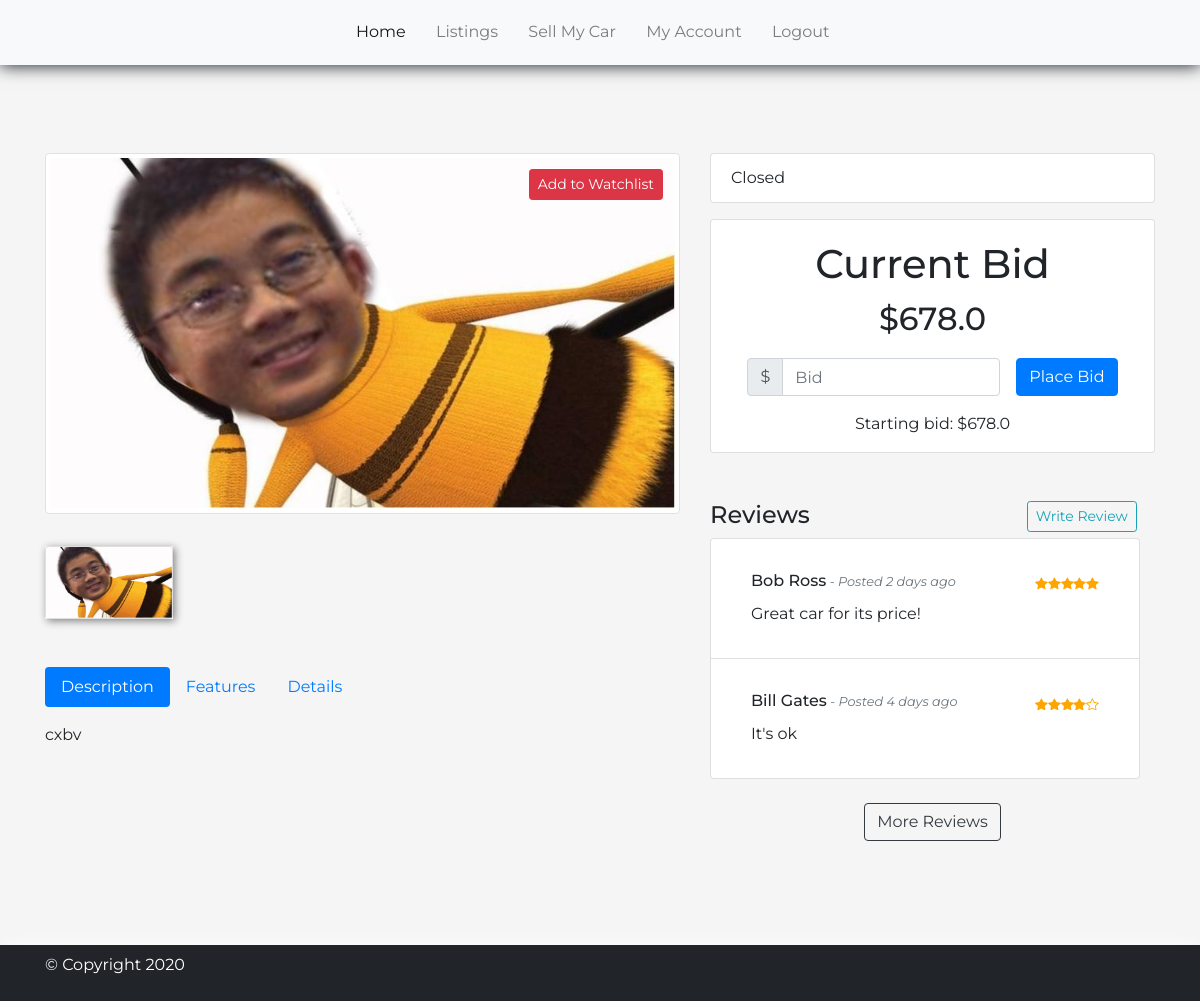
Screenshot of /car/3 (signed in) with the database file from the repository.
### auction/models.py (models this page shows)
class Auction(db.Model):
    id = db.Column(db.Integer, primary_key=True)
    title = db.Column(db.String(200), nullable=False)
    description = db.Column(db.String(1000), nullable=False)
    startBid = db.Column(db.Float, nullable=False)
    bid = db.Column(db.Float, nullable=False)
    status = db.Column(db.String(100), nullable=False)
    brand = db.Column(db.String(100), nullable=False)
    model = db.Column(db.String(100), nullable=False)
    transmision = db.Column(db.String(100), nullable=False)
    colour = db.Column(db.String(100), nullable=False)
    body = db.Column(db.String(100), nullable=False)
    year = db.Column(db.String(100), nullable=False)
    rego = db.Column(db.String(100), nullable=False)
    mileage = db.Column(db.String(100), nullable=False)
    location = db.Column(db.String(100), nullable=False)
    auction_end = db.Column(db.DateTime, nullable=False)
    bidsMade = db.Column(db.Integer,nullable=True,default=0)
    image = db.Column(db.String(200), nullable=False)
    user_id = db.Column(db.Integer, db.ForeignKey('user.id'), nullable=False)

### auction/listings/routes.py (the view, shortened to what this page needs)
@listings.route('/car/<int:id>',methods=['POST','GET'])
@login_required
def vehicle(id):
    vehicle = Auction.query.get(id)
    timedelta = str(vehicle.auction_end - datetime.now()).split(":")
    days = timedelta[0]
    hours = timedelta[1]
    return render_template('vehicle.html',vehicle=vehicle,days=days,hours=hours)

### auction/models.py (called while the page is built)
@login_manager.user_loader
def load_user(user_id):
    return User.query.get(int(user_id))

### auction/templates/vehicle.html (shortened to what this page needs)
{% include "base.html" %}
<div class="pageTitle">
</div>
<div class="listingPage">
    <div class="container">
            <div class="row">
                <div class="col-md-7">
                    <div class="car-thumbnail">
                        <figure class="figure">
                            <img src="..{{vehicle.image}}" class="img-thumbnail" id="listingImage">
                        </figure>
                        <div class="addWatch">
                            <a class="btn btn-sm btn-danger" href="{{url_for('listings.add_watchlist',id=vehicle.id)}}">Add to Watchlist</a>
                        </div>
                    </div>
                    <div class="tabGallery">
                        <div class="card-deck">
                            <div class="card">
                                <img class="card-img-top" src="..{{vehicle.image}}">
                            </div>
                        </div>
                    </div>
                    <div class="detailsNav my-5">
                        <ul class="nav nav-pills mb-3" id="pills-tab" role="tablist">
                            <li class="nav-item">
                                <a class="nav-link active" id="pills-desc-tab" data-toggle="pill" href="#pills-desc" aria-selected="true">Description</a>
                            </li>
                            <li class="nav-item">
                                <a class="nav-link" id="pills-feature-tab" data-toggle="pill" href="#pills-feature" aria-selected="false">Features</a>
                            </li>
                            <li class="nav-item">
                                <a class="nav-link" id="pills-details-tab" data-toggle="pill" href="#pills-details" aria-selected="false">Details</a>
                            </li>
                        </ul>
                        <div class="tab-content" id="pills-tabContent">
                            <div class="tab-pane fade show active" id="pills-desc" role="tabpanel" aria-labelledby="pills-desc-tab">
                                {{ vehicle.description }}
                            </div>
                        </div>
                    </div>
                </div>
                <div class="col-md-5">
                    <div class="userCard mb-3">
                        <ul class="list-group">
                            <li class="list-group-item">
                              {% if vehicle.status == 'closed' %}
                                  Closed
                              {% else %}
                                Auction ends in: {{days}} h {{hours}} m
                              {% endif %}
                            </li>
                        </ul>
                    </div>
                    <div class="biddingCard">
                        <div class="card">
                            <div class="card-body">
                                <h1 class="card-title">Current Bid</h1>
                                <h2 class="card-text">${{ vehicle.bid }}</h2>
                            </div>
                            <form class="form-inline" method="POST">
                                <div class="input-group mr-3">
                                    <div class="input-group-prepend">
                                        <div class="input-group-text">$</div>
                                    </div>
                                    <input type="text" class="form-control" id="inputBid" placeholder="Bid" required name="newBidAmount">
                                </div>
                                <button type="submit" class="btn btn-primary">Place Bid</button>
                            </form>
                            <p class="text-center">Starting bid: ${{ vehicle.startBid }}</p>
                        </div>
                    </div>
                    <div class="reviewCards mt-5">
                        <div class="row">
                            <div class="col-8">
                                <h4>Reviews</h4>
                            </div>
                            <div class="col-4">
                                <button class="btn btn-sm btn-outline-info my-auto" id="writeReview" data-toggle="modal" data-target="#writeModal">Write Review</button>
                            </div>
                        </div>
                        <ul class="list-group col-12">
                            <li class="list-group-item">
                                <div class="card-body">
                                    <div class="reviewStars">
                                        <span class="float-right"> </span>
                                        <span class="float-right"> </span>
                                        <span class="float-right"> </span>
                                        <span class="float-right"> </span>
                                        <span class="float-right"> </span>
                                    </div>
                                    <h6 class="card-title">Bob Ross<small class="text-muted font-italic"> - Posted 2 days ago</small></h6>
                                    <p class="card-text">Great car for its price!</p>
                                </div>
                            </li>
                            <li class="list-group-item">
                                <div class="card-body">
                                    <div class="reviewStars">
                                        <span class="float-right"></span>
                                        <span class="float-right"> </span>
                                        <span class="float-right"> </span>
                                        <span class="float-right"> </span>
                                        <span class="float-right"> </span>
                                    </div>
                                    <h6 class="card-title">Bill Gates<small class="text-muted font-italic"> - Posted 4 days ago</small></h6>
                                    <p class="card-text">It's ok</p>
                                </div>
                            </li>
                        </ul>
                        <div class="text-center">
                            <button type="button" class="btn btn-outline-dark my-4" data-toggle="modal" data-target="#reviewsModal">More Reviews</button>
                        </div>
                    </div>
                </div>
            </div>
    </div>
</div>
<footer class="navbar navbar-dark navbar-static-bottom">
    <div class="container-fluid">
        <div class="container">
            <p>&copy; Copyright 2020</p>
        </div>
    </div>
</footer>
</body>
</html>

### auction/static/styling/styles.css (style rules this page uses)
html, body { background-color: whitesmoke; font-family: 'Montserrat', sans-serif; }
.navbar { padding: .5rem; box-shadow: 0rem .05rem 1rem; }
.pageTitle { padding-top: 5rem; }
.biddingCard h1, .biddingCard h2 { text-align: center; }
.biddingCard .form-inline { margin: auto; margin-bottom: 1rem; }
.addWatch { position: absolute; top: 1rem; right: 2rem; }
.tabGallery { margin-top: 1rem; width: 8rem; box-shadow: .1rem .1rem .5rem grey; }
#writeReview { vertical-align: middle; margin-right: .25rem; margin-top: 10%; }
.btn, .close { box-shadow: none !important; }
footer { background-color: #212529; color: white; padding-top: .5rem; padding-bottom: .5rem; margin-top: 5rem; }

### rows the page displays
Auction: image (picture), description "cxbv", bid "678.0", startBid "678.0"
